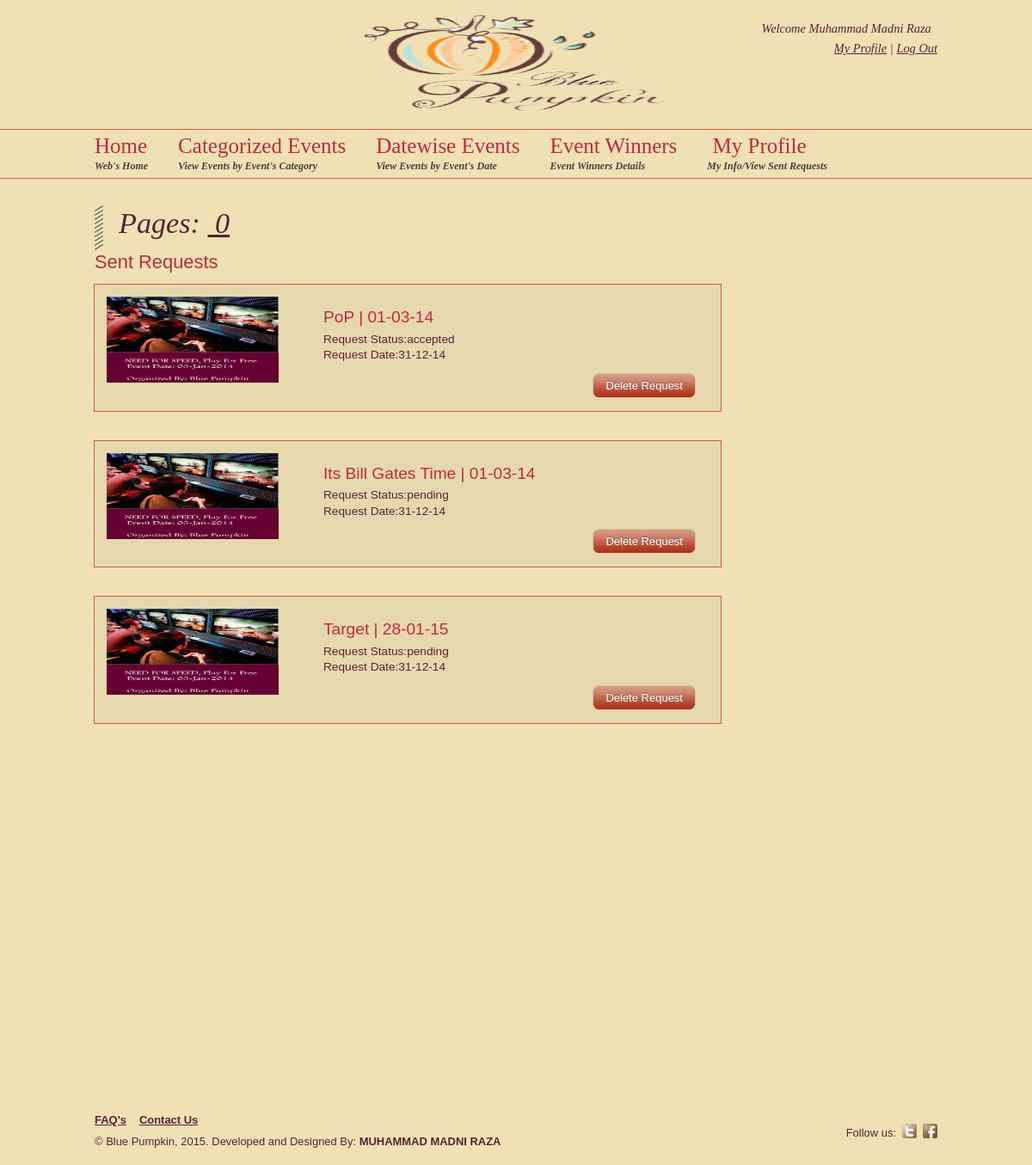
Screenshot of /Project/Employee/View_SentEventRequests.php?ER_IDTVR=0&Emp_IDTVR1=5 (signed in) with the database file from the repository.
### tables this page shows
CREATE TABLE IF NOT EXISTS `tbleventrequests` (
  `ER_ID` int(11) NOT NULL AUTO_INCREMENT,
  `Emp_ID` int(11) DEFAULT NULL,
  `E_Id` int(11) DEFAULT NULL,
  `ER_Date` varchar(10) DEFAULT NULL,
  `ER_Status` varchar(10) DEFAULT NULL,
  PRIMARY KEY (`ER_ID`),
  KEY `Emp_ID` (`Emp_ID`),
  KEY `E_Id` (`E_Id`)
);

CREATE TABLE IF NOT EXISTS `tblevents` (
  `E_Id` int(11) NOT NULL AUTO_INCREMENT,
  `E_Name` varchar(30) DEFAULT NULL,
  `E_Date` varchar(10) DEFAULT NULL,
  `E_Desc` varchar(250) DEFAULT NULL,
  `EC_id` int(11) DEFAULT NULL,
  `E_Img` varchar(10) DEFAULT NULL,
  PRIMARY KEY (`E_Id`),
  KEY `EC_id` (`EC_id`)
);

### Project/ConnectDB.inc (called while the page is built, shortened)
<?php
class ConnectDB
{
	function SELECTDATA($Query)
	{
		$CN=mysql_connect("localhost","root","");
		$DS=mysql_query($Query,$CN);
		return $DS;
	}
}
?>

### Project/Employee/View_SentEventRequests.php (the view, shortened to what this page needs)
<?php
include "../ConnectDB.inc";
$xDB=new ConnectDB();
	if($_SESSION['Emp_ID'] == "" || $_SESSION['Emp_Name'] == "")
	{	echo "<meta http-equiv='Refresh'; Content='0; URL=../Index.php';>";	exit;}
	else
	{
		$Emp_Name = $_SESSION['Emp_Name'];
	}
?>
<!doctype html>
<html>
<head>
		<link rel="stylesheet" href="../css/style.css" type="text/css" media="all" />
		<link media="screen"  href="../css/colorbox/colorbox.css" rel="stylesheet" />
		<link type="text/css" href="../css/pepper-grinder/jquery-ui-1.8.16.custom.css" rel="stylesheet" />
		<link rel="stylesheet" href="../js/cusel/css/cusel.css" type="text/css" />
		<link rel="stylesheet" href="../css/theme-9.css" type="text/css" media="all" />
		<link rel="stylesheet" href="../css/fonts-1.css" type="text/css" media="all" />
</head>
<body>
<div>
	<div class="topline fixw">
            	<div class="col_l" >
			<div class="clear" style="height:15px"></div>
            </div>
		<div class="col_c">
			<a href="theme-9-fonts-1-fixtop-0-index.html">
				<img src="../Images/logo.jpeg" width="373" height="116" alt="Blue Pumpkin" id="logo"/>
			</a>
					</div>
        	<div class="col_r" align="right">
			Welcome <?php echo "$Emp_Name &nbsp; <br><a href='../MyProfile.php'>My Profile</a> | <a href='../Index.php'>Log Out</a>  "  ?>
			<div class="clear" style="height:15px"></div>
            </div>
	</div>
	<div class="menuline">
		<div class="fixw">
        			<ul class="menu">
				<li>
					<a href="Home.php">Home<span>Web's Home</span></a>
				</li>
     				<li>
					<a href="View_EventsByEC.php">Categorized Events<span>View Events by Event's Category</span></a>
				</li>
                <li>
					<a href="View_EventsByED.php">Datewise Events<span>View Events by Event's Date</span></a>
				</li>
                <li>
					<a href="View_EventWinner.php">Event Winners<span>Event Winners Details</span></a>
				</li>
                <li>
					<a href="MyProfile.php">&nbsp;My Profile<span>My Info/View Sent Requests </span></a>
				</li>
		</div>
	</div>
</div>
<div class="content" style="height:1050px;">
	<div class="fixw">
    			<blockquote class="huge">
            Pages: <?php
if(isset($_GET['Emp_IDTVR1']))
	{
	$Emp_IDTVR2=$_GET['Emp_IDTVR1'];
			$DS2=$xDB->SELECTDATA("select ER.ER_ID,ER.ER_DATE,ER.ER_Status,ER.E_ID,ER.EMp_ID,E.E_ID,E.E_Date,E.E_Name from tbleventrequests ER,tblevents E where er.e_id=e.e_id and er.emp_id='$Emp_IDTVR2' order by er.er_id desc ");
for($a=0;$a<mysql_num_rows($DS2);$a=$a+5)
{
	echo "<a href='View_SentEventRequests.php?ER_IDTVR=$a&Emp_IDTVR1=$Emp_IDTVR2'>&nbsp;$a</a>";
}
	}
?></blockquote>
		<h1>Sent Requests</h1>
  <?php
                		if(isset($_GET['ER_IDTVR']))
		{
			$ER_IDTVR=$_GET['ER_IDTVR'];
			$Emp_IDTVR_ =$_GET['Emp_IDTVR1'];
			$DS1=$xDB->SELECTDATA("select ER.ER_ID,ER.ER_DATE,ER.ER_Status,ER.E_ID,ER.EMp_ID,E.E_ID,E.E_Date,E.E_Name from tbleventrequests ER,tblevents E where er.e_id=e.e_id and er.emp_id='$Emp_IDTVR_' order by er.er_id desc limit $ER_IDTVR, 5 ");
$xTROWS=mysql_num_rows($DS1);
for($j=0; $j<$xTROWS; $j++)
{
	$xROW1 = mysql_fetch_array($DS1);
echo "			<div class='three-fourth'>";
echo "			<ul class='rooms'>";
echo "				<li>";
echo"	<div class='pic'><a href='../Admin/Resize_E_Img.php?E_IDTVP=$xROW1[4]' rel='colorbox'><img src='../Images/E_Img/$xROW1[4].jpeg' width=200 height=100></a></div>";
				echo "	<div class='desc'>";
					echo "	<h2>$xROW1[7] | $xROW1[6]</h2>";
			echo"			<p> Request Status:$xROW1[2] <br> Request Date:$xROW1[1]</p>";
echo"						<p>
							<a href='View_SentEventRequests.php?ER_IDTDR=$xROW1[0]' class='button b7' style='float:right'>Delete Request</a>
						</p>";
echo "					</div>";
echo "				</li>";
echo "			</ul>";
echo "		</div>";
}
}
?>
	</div>
</div><div class="clear"></div>
<div class="footer">
	<div class="fixw">
		<div class="three-fourth">
			<ul class="footermenu">
				<li><a href="Faqs.php">FAQ's</a></li>
                <li><a href="ContactUs.php">Contact Us</a></li>
							</ul>
			<div class="clear" style="height:10px"></div>
				 &copy; Blue Pumpkin, 2015. Developed and Designed By:<b> MUHAMMAD MADNI RAZA</b>
		</div>
		<div class="one-fourth last" style="text-align:right">
			<div class="clear" style="height:10px"></div>
						Follow us:<a href="http://www.twitter.com/mmr9226" class="follow_icon twitter"></a><a href="http://www.facebook.com/mmr9226" class="follow_icon facebook"></a><br>
		</div>
	</div>
</div>
</body>
</html>

### Project/css/style.css (style rules this page uses)
body { margin:0; padding:0; font-size:90%; font-family:'Arial'; }
a { text-decoration:underline; }
p { margin:0 0 10px 0; }
h1, h2, h3, h4, h5, h6 { font-family:'Arial'; padding:0; font-weight:normal; }
h1 { font-size:160%; margin:7px 0 10px 0; }
h2 { font-size:140%; margin:15px 0 7px 0; }
img { border:0; }
.fixw { width:980px; margin:0 auto; }
.clear { clear:both; height:0; overflow:hidden; }
.one-fourth { float:left; width:224px; margin:0 28px 0 0; }
.three-fourth { float:left; width:728px; margin:0 28px 0 0; }
.one-half.last, .one-third.last, .two-third.last, .one-fourth.last, .three-fourth.last { margin-right:0; }
.topline { height:150px; }
.topline .col_l, .topline .col_r { width:250px; float:left; font-family:'Georgia', 'Times New Roman'; font-style:italic; padding:22px 0 0 0; line-height:160%; position:relative; }
.topline .col_c { float:left; width:440px; margin:15px 20px 0 20px; text-align:center; }
.topline .col_r { text-align:right; }
.menuline { min-width:980px; border-top:1px solid #d5c7af; border-bottom:1px solid #d6c9b2; position:relative; }
ul.menu { list-style-type:none; padding:0; margin:0 0 0 -14px; height:56px; }
ul.menu li { float:left; margin-right:7px; padding:0 14px; position:relative; -moz-transition-property: background; -moz-transition-duration: 0.3s; -moz-transition-timing-function: linear; -webkit-transition-property: background; -webkit-transition-duration: 0.3s; -webkit-transition-timing-function: linear; transition-property: background; transition-duration: 0.3s; transition-timing-function: linear; }
ul.menu li a { color:#6e6e6e; text-decoration:none; font-size:25px; font-family:'Trebuchet MS'; display:block; padding:0; line-height:38px; height:53px; border-bottom:3px solid transparent; -moz-transition-property: all; -moz-transition-duration: 0.6s; -moz-transition-timing-function: linear; -webkit-transition-property: all; -webkit-transition-duration: 0.6s; -webkit-transition-timing-function: linear; transition-property: all; transition-duration: 0.6s; transition-timing-function: linear; }
ul.menu li a span { display:block; color:#a28250; font-size:12px; font-style:italic; font-weight:bold; font-family:'Georgia', 'Times New Roman', cursive; line-height:8px; }
.button { height:29px; position:relative; display:inline-block; color:#464646; text-decoration:none; font:normal 13px/29px 'Arial'; cursor:pointer; -webkit-text-shadow:#dfdfdf 0 1px 0; -moz-text-shadow:#dfdfdf 0 1px 0; text-shadow:#dfdfdf 0 1px 0; border:1px solid transparent; }
.button.b2, .button.b2:hover, .button.b5, .button.b5:hover, .button.b6, .button.b6:hover, .button.b7, .button.b7:hover { color:#ffffff; -webkit-text-shadow:#6d6d6d 0 -1px 0; -moz-text-shadow:#6d6d6d 0 -1px 0; text-shadow:#6d6d6d 0 -1px 0; }
.content { font-size:95%; line-height:135%; padding-top:17px; height:auto; }
.rooms { list-style-type:none; padding:7px 0 0 0; margin:0; }
.rooms li { background:#ece9e5; background:rgba(0,0,0,0.04); margin-bottom:28px; -webkit-box-shadow:#d5c7af 0 0 0 1px; -moz-box-shadow:#d5c7af 0 0 0 1px; box-shadow:#d5c7af 0 0 0 1px; -moz-transition-property: all; -moz-transition-duration: 0.7s; -moz-transition-timing-function: linear; -webkit-transition-property: all; -webkit-transition-duration: 0.7s; -webkit-transition-timing-function: linear; transition-property: all; transition-duration: 0.7s; transition-timing-function: linear; }
.rooms li .pic { float:left; width:224px; margin:0 14px 0 0; padding:14px; }
.rooms li .desc { float:left; width:434px; margin:0; padding:14px 0; }
blockquote { font-style:italic; margin:14px 0; padding:0 0 0 28px; background:url('../img/quotes-divider.png') no-repeat left top; position:relative; }
blockquote.huge, .quote1.huge, .quote2.huge, .quote3.huge, .quote4.huge { color:#a28250; font-size:250%; font-family:'Times New Roman'; line-height:120%; }
.footer { padding:20px 0; clear:both; font-size:90%; color:#6e6e6e; }
.follow_icon { display:inline-block; height:17px; width:17px; overflow:hidden; background-position:0 0; background-repeat:no-repeat; margin:0 0 0 7px; position:relative; top:2px; }
.follow_icon.twitter, .follow_icon.twitter div { background-image:url('../img/icons/twitter1.png'); }
.follow_icon.facebook, .follow_icon.facebook div { background-image:url('../img/icons/facebook1.png'); }
.footermenu { list-style-type:none; padding:0 0 0 0; margin:0; }
.footermenu li { float:left; margin-right:15px; font-weight:bold; }
.footermenu li a { color:#6e6e6e; }

### rows the page displays
tbleventrequests: E_Id.E_Name "PoP", E_Id.E_Date "01-03-14", ER_Status "accepted", ER_Date "31-12-14"
tbleventrequests: E_Id.E_Name "Its Bill Gates Time", E_Id.E_Date "01-03-14", ER_Status "pending", ER_Date "31-12-14"
tbleventrequests: E_Id.E_Name "Target", E_Id.E_Date "28-01-15", ER_Status "pending", ER_Date "31-12-14"

### other values shown
$Emp_Name "Muhammad Madni Raza"
$a "0"
